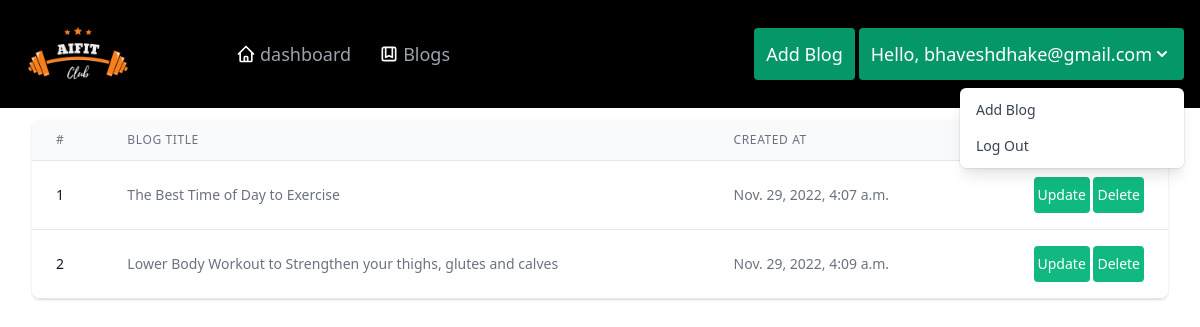
/view-admin/ (signed in), run on the app's committed database.
### app/models.py (models this page shows, shortened)
class BlogModel(models.Model):
    title = models.CharField(max_length=1000)
    content = RichTextField(blank=True,null=True)
    user = models.ForeignKey(User, blank=True, null=True, on_delete=models.CASCADE)
    slug = models.SlugField(max_length=1000, null=True, blank=True)
    created_at = models.DateTimeField(auto_now_add=True)
    view = models.IntegerField(null=True, blank=True, default=0)
    link = models.CharField(max_length=1000,null=True)
    image=models.ImageField(upload_to="Blogs/Cover Images", null=True)

### app/views.py (the view)
# urls.py: path('view-admin/', views.admin_see , name="admin_see"),
@login_required(login_url='login')
def admin_see(request):
    context = {'blogs': BlogModel.objects.all()}
    return render(request , 'blogs/admin_see.html' ,context)

### app/templates/blogs/admin_see.html (shortened to what this page needs)
{% extends "base/base.html" %}
{% block content %}
<div class="py-6 mt-24">
  <div class="max-w-7xl mx-auto sm:px-6 lg:px-8">
    <div class="flex flex-col">
      <div class="-my-2 overflow-x-auto sm:-mx-6 lg:-mx-8">
        <div class="py-2 align-middle inline-block min-w-full sm:px-6 lg:px-8">
          <div class="shadow overflow-hidden border-b border-gray-200 sm:rounded-lg">
            <table class="min-w-full divide-y divide-gray-200">
              <thead class="bg-gray-50">
                <tr>
                  <th scope="col"
                    class="px-6 py-3 text-left text-xs font-medium text-gray-500 uppercase tracking-wider">
                    #
                  </th>
                  <th scope="col"
                    class="px-6 py-3 text-left text-xs font-medium text-gray-500 uppercase tracking-wider">
                    Blog Title
                  </th>
                  <th scope="col"
                    class="px-6 py-3 text-left text-xs font-medium text-gray-500 uppercase tracking-wider">
                    Created At
                  </th>
                  <th scope="col" class="relative px-6 py-3">
                  </th>
                </tr>
              </thead>
              <tbody class="bg-white divide-y divide-gray-200" x-max="1">
                {% for blog in blogs %}
                <tr>
                  <td class="px-6 py-4 whitespace-nowrap text-sm font-medium text-gray-900">
                    {{forloop.counter}}
                  </td>
                  <td class="px-6 py-4 whitespace-nowrap text-sm text-gray-500">
                    {{blog.title}}
                  </td>
                  <td class="px-6 py-4 whitespace-nowrap text-sm text-gray-500">
                    {{blog.created_at}}
                  </td>
                  <td class="px-6 py-4 whitespace-nowrap text-right text-sm font-medium">
                    <button class="bg-green-500 hover:bg-green-600 py-2 px-1 rounded">
                      <a href="{% url 'blog_update' blog.id %}" class="text-white">Update</a>
                    </button>
                    <button class="bg-green-500 hover:bg-green-600 py-2 px-1 rounded">
                      <a href="{% url 'blog_delete' blog.id %}" class="text-white">Delete</a>
                    </button>
                  </td>
                </tr>
                {% endfor %}
              </tbody>
            </table>
          </div>
        </div>
      </div>
    </div>
  </div>
</div>
{% endblock %}

### app/templates/base/base.html (shortened to what this page needs)
<!doctype html>
<html lang="en">
{% load static %}
<head>
	<link href="https://unpkg.com/tailwindcss@^2/dist/tailwind.min.css" rel="stylesheet">
</head>
<body>
	<nav class="bg-black top-0 fixed text-white w-full">
		<div class="w-full mx-auto px-4">
			<div class="flex justify-between">
				<div class="flex flex-row">
					<div>
						<a href="{% url 'dashboard' %}" class="">
							<div class="py-1 px-3">
								<img src="{% static 'images/logo1.png' %}" height="50x" width="100px" alt="logo-acm">
							</div>
						</a>
					</div>
					<div class="hidden md:flex items-center lg:space-x-7 space-x-2 lg:ml-24 ml-2 lg:text-lg">
						<div class="group flex items-center">
							<a href="{% url 'dashboard' %}"
								class="text-gray-400 group-hover:text-white group-hover:underline">dashboard</a>
						</div>
						<div class="group flex items-center">
							<svg xmlns="http://www.w3.org/2000/svg" class="h-5 w-5 mr-1" fill="none" viewBox="0 0 24 24"
								stroke="currentColor">
								<path stroke-linecap="round" stroke-linejoin="round" stroke-width="2"
									d="M16 4v12l-4-2-4 2V4M6 20h12a2 2 0 002-2V6a2 2 0 00-2-2H6a2 2 0 00-2 2v12a2 2 0 002 2z" />
							</svg>
							<a href="{% url 'blogs' %}"
								class="text-gray-400 group-hover:text-white group-hover:underline">Blogs</a>
						</div>
					</div>
				</div>
				<div class="hidden md:flex items-center space-x-1">
					{% if not user.is_authenticated %}
					<a href="{% url 'login' %}">
						<button
							class="text-white lg:text-lg bg-green-600 p-3 rounded hover:bg-green-700 transition delay-100">
							<div class="flex items-center">
								<svg xmlns="http://www.w3.org/2000/svg" class="w-5 h-5 mr-1" fill="none"
									viewBox="0 0 24 24" stroke="currentColor">
									<path stroke-linecap="round" stroke-linejoin="round" stroke-width="2"
										d="M11 16l-4-4m0 0l4-4m-4 4h14m-5 4v1a3 3 0 01-3 3H6a3 3 0 01-3-3V7a3 3 0 013-3h7a3 3 0 013 3v1" />
								</svg>
								Admin Login
							</div>
						</button>
					</a>
					{% else %}
					<a href="{% url 'add_blog' %}">
						<button
							class="text-white lg:text-lg bg-green-600 p-3 rounded hover:bg-green-700 transition delay-100">
							<div class="flex items-center">
								Add Blog
							</div>
						</button>
					</a>
					{% if request.user.is_staff %}
					<a href="{% url 'trainer_form' %}">
						<button
							class="text-white lg:text-lg bg-green-600 p-3 rounded hover:bg-green-700 transition delay-100">
							<div class="flex items-center">
								Add Exercise
							</div>
						</button>
					</a>
					<div>
						<div class="mx-auto text-right">
							<div x-data="{ open: false }" @keydown.escape.stop="open = false" @click.away="open = false"
								class="relative inline-block text-left">
								<div>
									<button type="button"
										class="text-white inline-flex lg:text-lg bg-green-600 p-3 rounded hover:bg-green-700 transition delay-100"
										id="options-menu" aria-expanded="true" @click="open = !open"
										aria-haspopup="true" x-bind:aria-expanded="open">
										Hello, {{request.user}}
										<svg class="my-1 h-5 w-5" x-description="Heroicon name: solid/chevron-down"
											xmlns="http://www.w3.org/2000/svg" viewBox="0 0 20 20" fill="currentColor"
											aria-hidden="true">
											<path fill-rule="evenodd"
												d="M5.293 7.293a1 1 0 011.414 0L10 10.586l3.293-3.293a1 1 0 111.414 1.414l-4 4a1 1 0 01-1.414 0l-4-4a1 1 0 010-1.414z"
												clip-rule="evenodd"></path>
										</svg>
									</button>
								</div>
								<div x-description="Dropdown menu, show/hide based on menu state." x-show="open"
									x-transition:enter="transition ease-out duration-100"
									x-transition:enter-start="transform opacity-0 scale-95"
									x-transition:enter-end="transform opacity-100 scale-100"
									x-transition:leave="transition ease-in duration-75"
									x-transition:leave-start="transform opacity-100 scale-100"
									x-transition:leave-end="transform opacity-0 scale-95"
									class="origin-top-right absolute right-0 mt-2 w-56 rounded-md shadow-lg bg-white ring-1 ring-black ring-opacity-5 divide-y divide-gray-100 focus:outline-none"
									role="menu" aria-orientation="vertical" aria-labelledby="options-menu">
									<div class="py-1" role="none">
										<a href="{% url 'see_blog' %}"
											class="group flex items-center px-4 py-2 text-sm text-gray-700 hover:bg-gray-100 hover:text-gray-900"
											role="menuitem">
											Blogs History
										</a>
										<a href="{% url 'admin_see' %}"
											class="group flex items-center px-4 py-2 text-sm text-gray-700 hover:bg-gray-100 hover:text-gray-900"
											role="menuitem">
											All Posts
										</a>
										<a href="{% url 'admin_user_delete' %}"
											class="group flex items-center px-4 py-2 text-sm text-gray-700 hover:bg-gray-100 hover:text-gray-900"
											role="menuitem">
											Delete Users
										</a>
										<a href="{% url 'logout' %}"
											class="group flex items-center px-4 py-2 text-sm text-gray-700 hover:bg-gray-100 hover:text-gray-900"
											role="menuitem">
											Log Out
										</a>
									</div>
								</div>
							</div>
						</div>
						{% else %}
						<div class="mx-auto text-right">
							<div x-data="{ open: false }" @keydown.escape.stop="open = false" @click.away="open = false"
								class="relative inline-block text-left">
								<div>
									<button type="button"
										class="text-white inline-flex lg:text-lg bg-green-600 p-3 rounded hover:bg-green-700 transition delay-100"
										id="options-menu" aria-expanded="true" @click="open = !open"
										aria-haspopup="true" x-bind:aria-expanded="open">
										Hello, {{request.user}}
									</button>
								</div>
								<div x-description="Dropdown menu, show/hide based on menu state." x-show="open"
									x-transition:enter="transition ease-out duration-100"
									x-transition:enter-start="transform opacity-0 scale-95"
									x-transition:enter-end="transform opacity-100 scale-100"
									x-transition:leave="transition ease-in duration-75"
									x-transition:leave-start="transform opacity-100 scale-100"
									x-transition:leave-end="transform opacity-0 scale-95"
									class="origin-top-right absolute right-0 mt-2 w-56 rounded-md shadow-lg bg-white ring-1 ring-black ring-opacity-5 divide-y divide-gray-100 focus:outline-none"
									role="menu" aria-orientation="vertical" aria-labelledby="options-menu">
									<div class="py-1" role="none">
										<a href="{% url 'see_blog' %}"
											class="group flex items-center px-4 py-2 text-sm text-gray-700 hover:bg-gray-100 hover:text-gray-900"
											role="menuitem">
											Add Blog
										</a>
										<a href="{% url 'logout' %}"
											class="group flex items-center px-4 py-2 text-sm text-gray-700 hover:bg-gray-100 hover:text-gray-900"
											role="menuitem">
											Log Out
										</a>
									</div>
								</div>
							</div>
						</div>
						{% endif %}
					</div>
					{% endif %}
				</div>
			</div>
	</nav>
	{% block content %}
	{% endblock %}
</body>
</html>

### data on the page
BlogModel: title "The Best Time of Day to Exercise", created_at "Nov. 29, 2022, 4:07 a.m."
BlogModel: title "Lower Body Workout to Strengthen your thighs, glutes and calves", created_at "Nov. 29, 2022, 4:09 a.m."

### other printed values
{{ request.user }} "bhaveshdhake@gmail.com"
